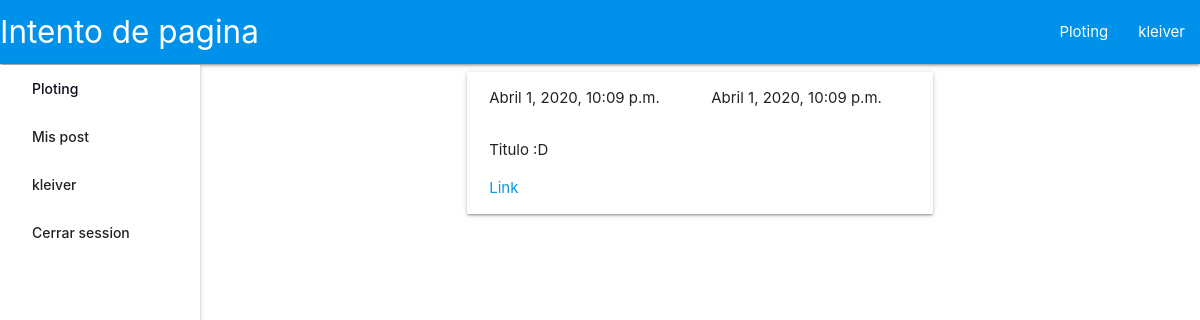
Page /plots/posts/ (signed in) on the committed database.
### plots/models.py (models this page shows, shortened)
class UserModel(AbstractUser):
    email = models.EmailField(_('email address'), unique=True)
    avatar = models.ImageField(upload_to='plots', default='plots/default.png')
    location = models.CharField(max_length=140)
    gender = models.CharField(max_length=140, choices=genero)
    information = models.TextField()

class Post(models.Model):
    user = models.ForeignKey(UserModel, on_delete=models.CASCADE)
    title = models.CharField(max_length=140)
    post_text = models.TextField()
    post_date = models.DateTimeField(editable=False)
    post_modified = models.DateTimeField(editable=False)

### plots/views.py (the view)
# urls.py: path('posts/', views.list_of_post, name='list_post'),
@login_required
def list_of_post(request):
    post_object = Post.objects.filter(user=request.user)
    post_list = [item for item in post_object]
    return render(request, 'plots/list_post.html', context={'post_list': post_list})

### plots/templates/plots/list_post.html (shortened to what this page needs)
{% extends "plots/base.html" %}
{% block content %}
{% for post in post_list %}
<div class="row">
  <div class="card-panel hoverable col s12 m10 l8 offset-m1 offset-l2 ">
    <div class="col s6">
      <p>{{post.post_date}}</p>
    </div>
    <div class="col s6">
      <p>{{post.post_modified}}</p>
    </div>
    <div class="col s12">
      <p>{{post.title}}</p>
    </div>
    <div class="col s12">
      <a href="{% url 'plots:post' post.id %}">Link</a>
    </div>
    <div class="col s12">
    </div>
  </div>
</div>
{% endfor %}
{% endblock content %}

### plots/templates/plots/base.html (shortened to what this page needs)
<!DOCTYPE html>
<html lang="es">
<head>
  {% load static %}
  <link rel="stylesheet" type="text/css" href="{% static 'css/materialicons.css' %}">
  <link rel="stylesheet" type="text/css" href="{% static 'css/materialize.min.css' %}">
  <link rel="stylesheet" type="text/css" href="{% static 'css/general.css' %}">
</head>
<body>
  <main>
    <header>
      <div class="navbar-fixed">
        <nav>
          <div class="nav-wrapper light-blue accent-4">
            <a href="{% url 'plots:Home' %}" class="brand-logo">Intento de pagina</a>
            {% if user.is_anonymous %}
            <ul class="right hide-on-med-and-down">
              <li><a href="{% url 'plots:resultsplot' %}">Ploting</a></li>
              <li><a href="{% url 'plots:registrar'%}">registrarse</a></li>
              <li><a href="{% url 'plots:user_login' %}">login</a></li>
            </ul>
            {% else %}
            <ul class="right hide-on-med-and-down">
              <li><a href="{% url 'plots:resultsplot' %}">Ploting</a></li>
              <li><a class="dropdown-trigger" href="#!" data-target="dropdown1">{{user.username}}</a></li>
            </ul>
            {% endif %}
          </div>
        </nav>
      </div>
      {% if user.is_anonymous %}
      <ul class="sidenav sidenav-fixed invesible-top col l1" id="mobile-demo">
        <li><a href="{% url 'plots:resultsplot' %}">Ploting</a></li>
        <li><a href="{% url 'plots:registrar'%}">registrarse</a></li>
        <li><a href="{% url 'plots:user_login' %}">login</a></li>
      </ul>
      {% else %}
      <ul class="sidenav sidenav-fixed invesible-top" id="mobile-demo">
        <li><a href="{% url 'plots:resultsplot' %}" style="color: #0a0d1a;">Ploting</a></li>
        <li><a href="{% url 'plots:list_post' %}">Mis post</a></li>
        <li>
          <ul class="collapsible collapsible-accordion">
            <li>
              <a class="collapsible-header" tabindex="0">{{user.username}}</a>
            </li>
          </ul>
        </li>
        <li><a href="{% url 'plots:logout'%}">Cerrar session</a></li>
      </ul>
      {% endif %}
    </header>
    <div class="row content_margin">
      <div class="container">
        <div class="col s12 m12 l12">
          {% block content %}
          {% endblock %}
        </div>
      </div>
    </div>
  </main>
</body>
</html>

### static/css/general.css (style rules this page uses)
@media only screen and (min-width : 992px) { .invesible-top { top: 65px; } }
@media only screen and (min-width : 992px) { .content_margin { padding-left: 200px; } }
.sidenav { width: 200px !important; }
.sidenav .collapsible-header, .sidenav.fixed .collapsible-header { padding: 0 32px; }

### rows in the picture
UserModel: username "kleiver"
Post: post_date "Abril 1, 2020, 10:09 p.m.", post_modified "Abril 1, 2020, 10:09 p.m.", title "Titulo :D"
